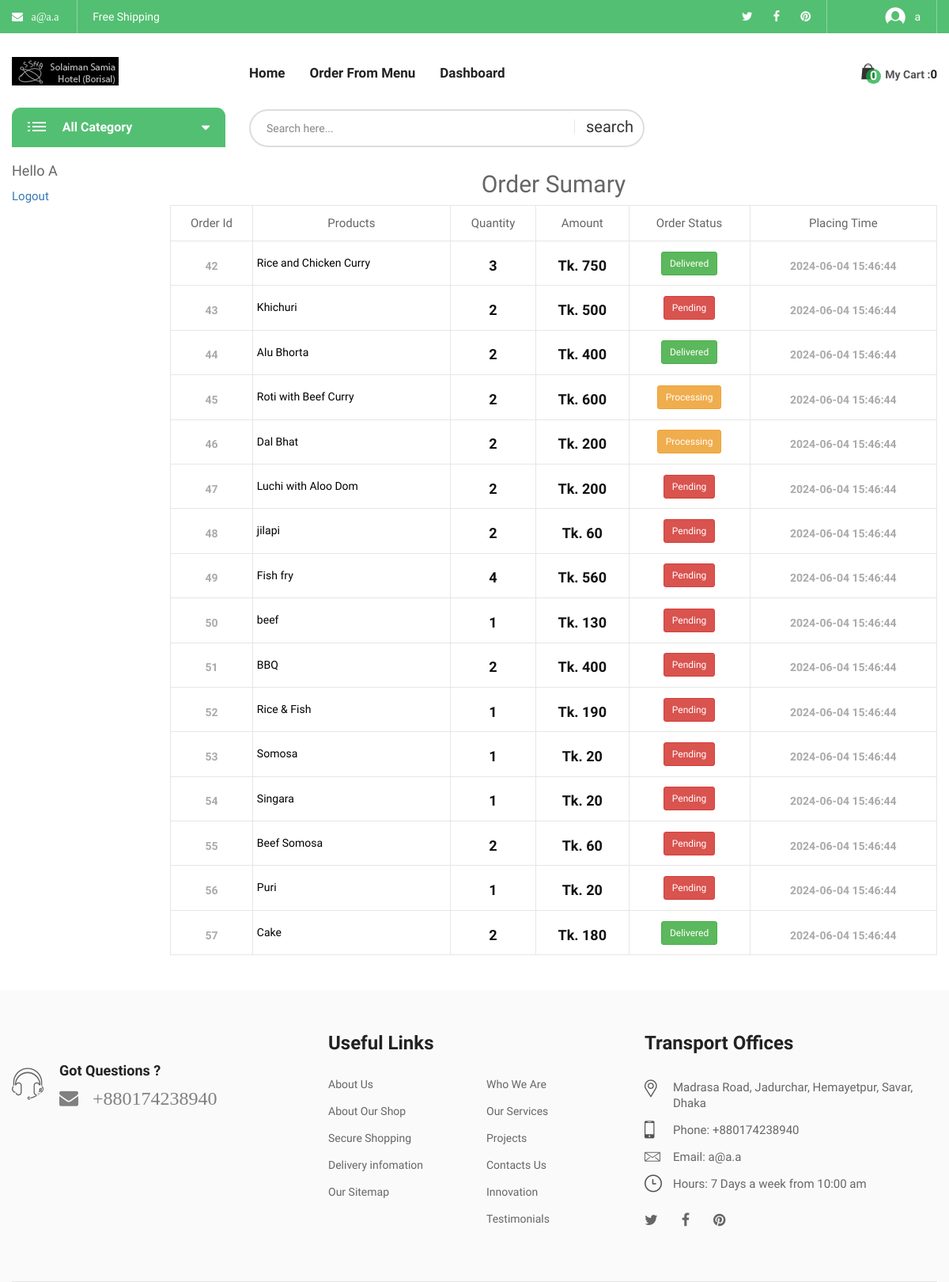
The page /exist_order.php (signed in) on the database its author committed.
### tables this page shows
CREATE TABLE `header_info` (
  `id` int(10) NOT NULL,
  `email` varchar(30) NOT NULL,
  `tweeter` varchar(500) NOT NULL,
  `fb_link` varchar(500) NOT NULL,
  `pinterest` varchar(500) NOT NULL,
  `phone` varchar(20) NOT NULL
);

CREATE TABLE `add_logo` (
  `id` int(10) NOT NULL,
  `img` varchar(200) NOT NULL
);

CREATE TABLE `order_details` (
  `order_id` int(255) NOT NULL,
  `user_id` int(11) NOT NULL,
  `product_name` varchar(255) NOT NULL,
  `pdt_quantity` int(11) NOT NULL,
  `amount` int(11) NOT NULL,
  `uses_coupon` varchar(35) NOT NULL,
  `order_status` int(3) NOT NULL,
  `trans_id` varchar(25) NOT NULL,
  `Shipping_mobile` varchar(20) NOT NULL,
  `shiping` varchar(255) NOT NULL,
  `order_time` timestamp NULL DEFAULT current_timestamp(),
  `order_date` date DEFAULT current_timestamp()
);

### exist_order.php (the view, shortened to what the rows shown need)
<?php
include_once("admin/class/adminback.php");
$obj = new adminback();
if(isset($_SESSION['user_id'])){
        $id = $_SESSION['user_id'];
        $order_query =  $obj->order_details_by_id($id);
}else{
    header("location:user_login.php");
}
?>
<?php
include_once("includes/head.php");
?>
<body class="biolife-body">
    <header id="header" class="header-area style-01 layout-03">
        <?php
        include_once("includes/header_top.php");
        ?>
        <?php
        include_once("includes/header_middle.php");
        ?>
    </header>
    <div class="page-contain">
        <div id="main-content" class="main-content">
            <div class="container">
                <div class="row">
                    <div class="col-md-10">
                        <h2 class="text-center">Order Sumary</h2>
                                <table class="shop_table cart-form">
                                    <thead>
                                        <tr>
                                            <th class="product-name">Order Id</th>
                                            <th class="product-price">Products</th>
                                            <th class="product-quantity">Quantity</th>
                                            <th class="product-subtotal">Amount</th>
                                            <th class="product-subtotal">Order Status</th>
                                            <th class="product-subtotal">Placing Time</th>
                                        </tr>
                                    </thead>
                                    <tbody>
                                    <?php while($order_info = mysqli_fetch_assoc($order_query)) {?>
                                                <tr class="cart_item">
                                                    <td class="product-thumbnail" data-title="Product Name">
                                                        <a class="prd-thumb" href="single_product.php?status=singleproduct&&id=<?php echo $order_info['order_id']  ?>">
                                                        <div class="price price-contain">
                                                            <span class="price-amount"><?php echo $order_info['order_id'] ?></span>
                                                        </div>
                                                        </a>
                                                    </td>
                                                    <td class="" data-title="Product Name">
                                                        <a class="" href="single_product.php?status=singleproduct&&id=<?php echo $order_info['order_id']  ?>" style="text-decoration: none; color:black" >
                                                        <div class="price price-contain">
                                                            <h5 class="text-left" ><?php echo $order_info['product_name'] ?></h5>
                                                        </div>
                                                        </a>
                                                    </td>
                                                    <td class="product-subtotal" data-title="Total">
                                                        <div class="price price-contain">
                                                            <ins><span class="price-amount"><span class="currencySymbol"></span><?php echo $order_info['pdt_quantity'] ?></span></ins>
                                                        </div>
                                                    </td>
                                                    <td class="product-subtotal" data-title="Total">
                                                        <div class="price price-contain">
                                                            <ins><span class="price-amount"><span class="currencySymbol">Tk. </span><?php echo $order_info['amount'] ?></span></ins>
                                                        </div>
                                                    </td>
                                                    <td class="product-subtotal" data-title="Total">
                                                        <div class="">
                                                            <span class="price-amount ">
                                                            <?php
                                                            if($order_info['order_status']==0){
                                                                  echo "<p class='btn btn-danger btn-sm'> Pending </p>";
                                                            }elseif($order_info['order_status']==1) {
                                                                echo "<p class='btn btn-warning btn-sm'> Processing </p>";
                                                            }
                                                            elseif($order_info['order_status']==2) {
                                                                echo "<p class='btn btn-success btn-sm'> Delivered </p>";
                                                              }
                                                            ?>
                                                        </span>
                                                        </div>
                                                    </td>
                                                    <td class="product-subtotal" data-title="Total">
                                                        <div class="price price-contain">
                                                          <span class="price-amount"><?php echo $order_info['order_time'] ?></span>
                                                        </div>
                                                    </td>
                                                </tr>
                                       <?php }?>
                                    </tbody>
                                </table>
                    </div>
                </div>
            </div>
        </div>
    </div>
    <br>
    <?php
    include_once("includes/footer.php");
    ?>
</body>
</html>

### includes/header_top.php (shortened to what the rows shown need)
<?php
$obj= new adminback();
    $links = $obj->display_links();
?>
<div class="header-top bg-main hidden-xs">
            <div class="container">
                <div class="top-bar left">
                    <ul class="horizontal-menu">
                        <?php
                        while( $link = mysqli_fetch_assoc($links)){?>
                        <li>
                            <a class="fa fa-envelope" href="" > &nbsp;
                           <?php  echo $link['email'];  ?>
                          </a></li>
                        <li><a href="#">Free Shipping</a></li>
                    </ul>
                </div>
                <div class="top-bar right">
                    <ul class="social-list">
                        <li><a href="#<?php  echo $link['tweeter'];  ?>"><i class="fa fa-twitter" aria-hidden="true"></i></a></li>
                        <li><a href="#<?php  echo $link['fb_link'];  ?>"><i class="fa fa-facebook" aria-hidden="true"></i></a></li>
                        <li><a href="#<?php  echo $link['pinterest'];  ?>"><i class="fa fa-pinterest" aria-hidden="true"></i></a></li>
                               <?php } ?>
                    </ul>
                </div>
            </div>
        </div>

### includes/header_middle.php (shortened to what the rows shown need)
<?php
$obj = new adminback();
$logo_info = $obj->display_logo();
?>
<div class="header-middle biolife-sticky-object ">
    <div class="container">
        <div class="row">
            <div class="col-lg-3 col-md-2 col-md-6 col-xs-6">
                <a href="index.php" class="biolife-logo">
                    <?php while ($logo = mysqli_fetch_assoc($logo_info)) {
                    ?>
                        <img src="admin/uploads/<?php echo $logo['img']; ?>" alt="biolife logo" width="135" height="36">
                </a>
            <?php } ?>
            </div>
        </div>
    </div>
</div>

### includes/footer.php (shortened to what the rows shown need)
<?php
$obj = new adminback();
$links = $obj->display_links();
$link = mysqli_fetch_assoc($links);
?>
<footer id="footer" class="footer layout-03">
    <div class="footer-content background-footer-03">
        <div class="container">
            <div class="row">
                <div class="col-lg-4 col-md-4 col-sm-9">
                    <section class="footer-item">
                        <div class="footer-phone-info">
                            <p class="r-info">
                                <span class="h4"> <a class="fa fa-envelope" href="#" style="color: gray; font-size:24px"> &nbsp;
                                        <?php
                                        echo $link['phone'];
                                        ?>
                                    </a></span>
                            </p>
                        </div>
                    </section>
                </div>
                <div class="col-lg-4 col-md-4 col-sm-6 md-margin-top-5px sm-margin-top-50px xs-margin-top-40px">
                    <section class="footer-item">
                        <div class="contact-info-block footer-layout xs-padding-top-10px">
                            <ul class="contact-lines">
                                <li>
                                    <p class="info-item">
                                        <i class="biolife-icon icon-phone"></i>
                                        <b class="desc">Phone: <?php echo $link['phone'] ?></b>
                                    </p>
                                </li>
                                <li>
                                    <p class="info-item">
                                        <i class="biolife-icon icon-letter"></i>
                                        <b class="desc">Email: <?php echo $link['email'] ?></b>
                                    </p>
                                </li>
                            </ul>
                        </div>
                    </section>
                </div>
            </div>
        </div>
    </div>
</footer>

### rows shown on the page
header_info: email "a@a.a", phone "+880174238940"
add_logo: img (picture)
order_details: order_id "42", product_name "Rice and Chicken Curry", pdt_quantity "3", amount "750", order_status "Delivered", order_time "2024-06-04 15:46:44"
order_details: order_id "43", product_name "Khichuri", pdt_quantity "2", amount "500", order_status "Pending", order_time "2024-06-04 15:46:44"
order_details: order_id "44", product_name "Alu Bhorta", pdt_quantity "2", amount "400", order_status "Delivered", order_time "2024-06-04 15:46:44"
order_details: order_id "45", product_name "Roti with Beef Curry", pdt_quantity "2", amount "600", order_status "Processing", order_time "2024-06-04 15:46:44"
order_details: order_id "46", product_name "Dal Bhat", pdt_quantity "2", amount "200", order_status "Processing", order_time "2024-06-04 15:46:44"
order_details: order_id "47", product_name "Luchi with Aloo Dom", pdt_quantity "2", amount "200", order_status "Pending", order_time "2024-06-04 15:46:44"
order_details: order_id "48", product_name "jilapi", pdt_quantity "2", amount "60", order_status "Pending", order_time "2024-06-04 15:46:44"
order_details: order_id "49", product_name "Fish fry", pdt_quantity "4", amount "560", order_status "Pending", order_time "2024-06-04 15:46:44"
order_details: order_id "50", product_name "beef", pdt_quantity "1", amount "130", order_status "Pending", order_time "2024-06-04 15:46:44"
order_details: order_id "51", product_name "BBQ", pdt_quantity "2", amount "400", order_status "Pending", order_time "2024-06-04 15:46:44"
order_details: order_id "52", product_name "Rice & Fish", pdt_quantity "1", amount "190", order_status "Pending", order_time "2024-06-04 15:46:44"
order_details: order_id "53", product_name "Somosa", pdt_quantity "1", amount "20", order_status "Pending", order_time "2024-06-04 15:46:44"
order_details: order_id "54", product_name "Singara", pdt_quantity "1", amount "20", order_status "Pending", order_time "2024-06-04 15:46:44"
order_details: order_id "55", product_name "Beef Somosa", pdt_quantity "2", amount "60", order_status "Pending", order_time "2024-06-04 15:46:44"
order_details: order_id "56", product_name "Puri", pdt_quantity "1", amount "20", order_status "Pending", order_time "2024-06-04 15:46:44"
order_details: order_id "57", product_name "Cake", pdt_quantity "2", amount "180", order_status "Delivered", order_time "2024-06-04 15:46:44"

### other values the page prints
$_SESSION['username'] "a"
$username "A"
